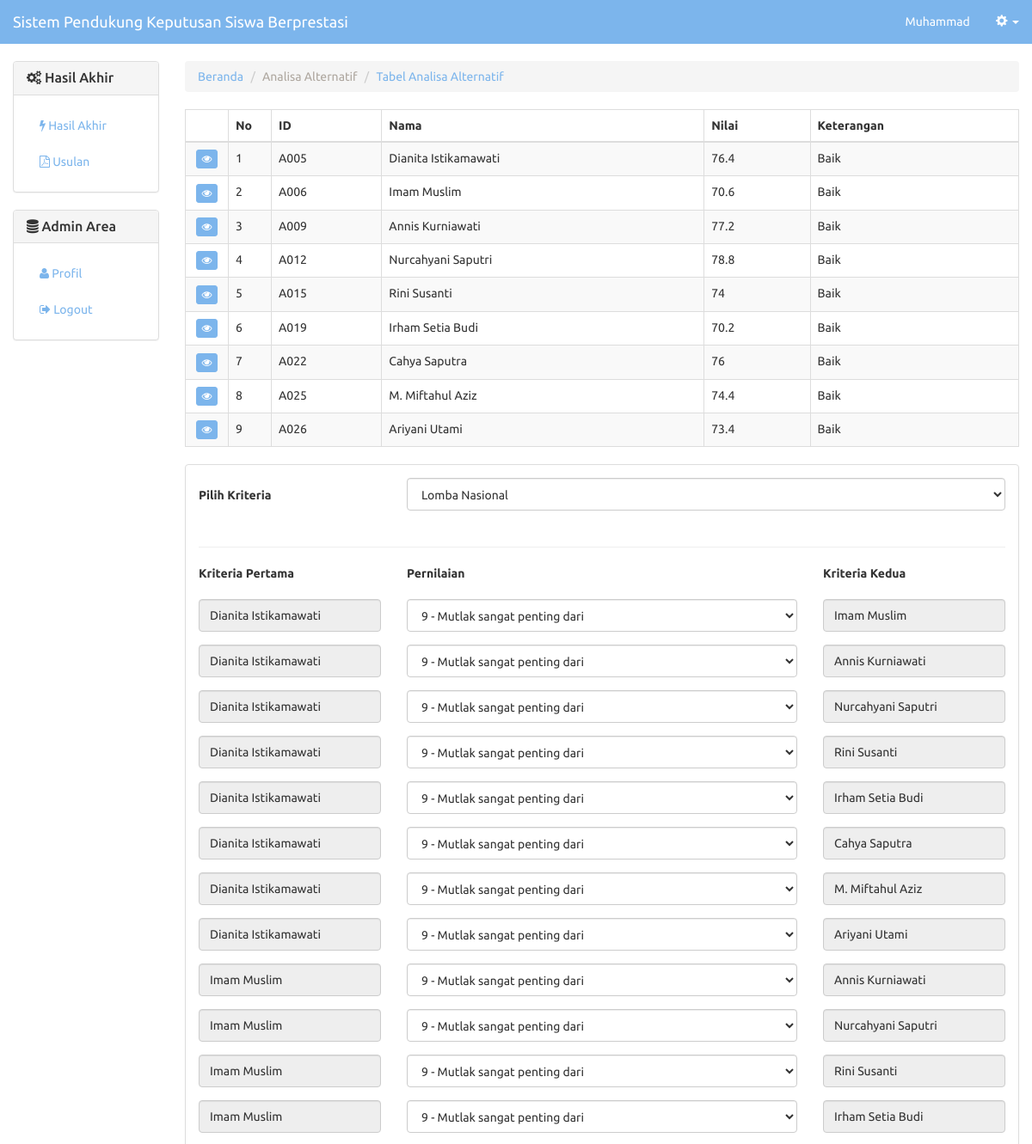
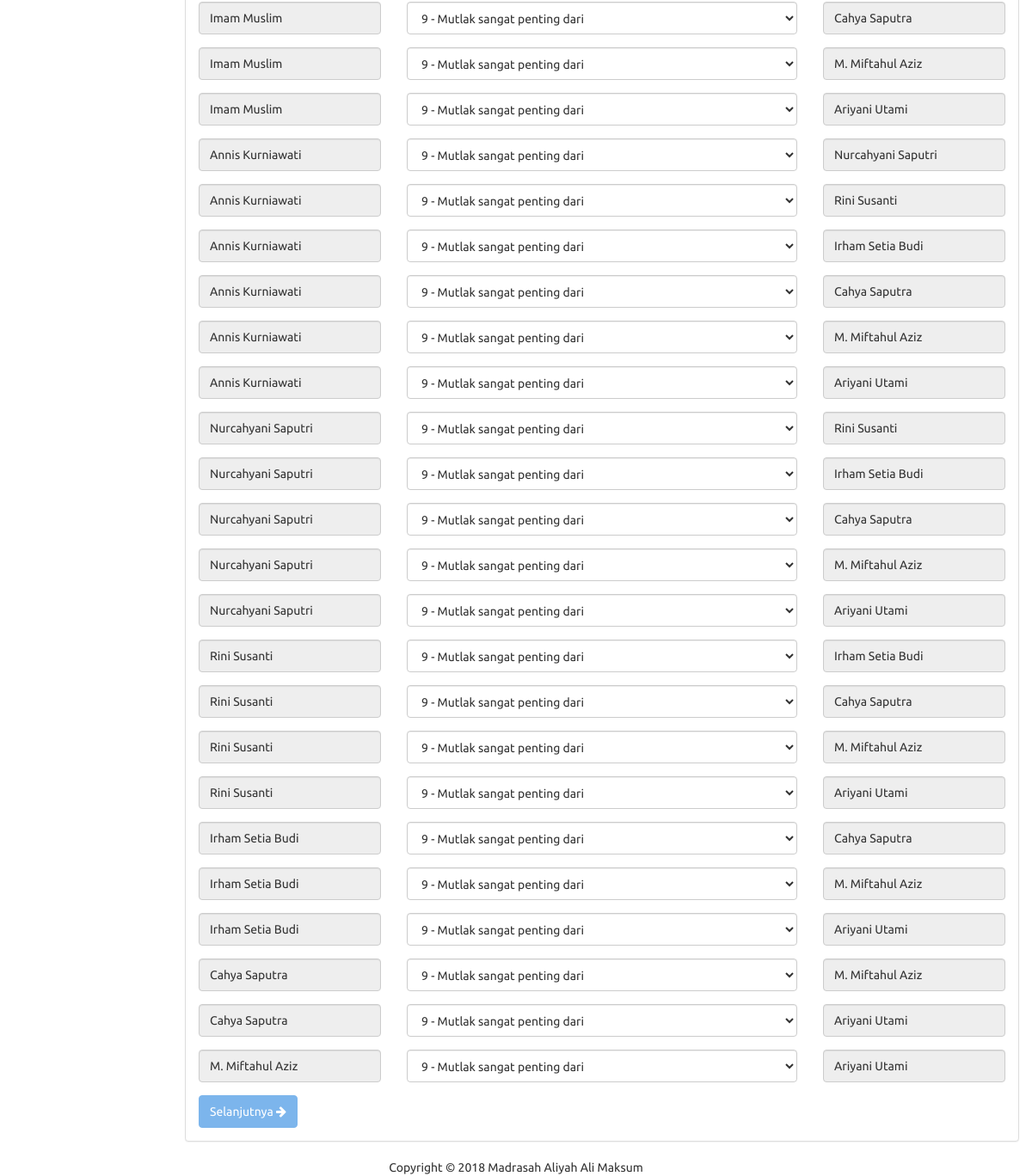
The app's page /analisa-alternatif.php (signed in) with its own data (2 pictures, top to bottom).
### tables this page shows
CREATE TABLE IF NOT EXISTS `nilai_awal` (
  `id_nilai_awal` int(11) NOT NULL AUTO_INCREMENT,
  `id_alternatif` varchar(4) NOT NULL,
  `nilai` varchar(5) NOT NULL,
  `keterangan` enum('B','C','K') NOT NULL,
  `periode` varchar(4) NOT NULL,
  PRIMARY KEY (`id_nilai_awal`,`id_alternatif`),
  KEY `alternatif` (`id_alternatif`)
);

CREATE TABLE IF NOT EXISTS `data_alternatif` (
  `id_alternatif` varchar(4) NOT NULL,
  `id_kelas` int(11) NOT NULL,
  `nis` char(18) NOT NULL,
  `nama` varchar(45) NOT NULL,
  `tempat_lahir` varchar(100) NOT NULL,
  `tanggal_lahir` date NOT NULL,
  `kelamin` enum('pria','wanita') NOT NULL,
  `alamat` varchar(255) NOT NULL,
  `hasil_akhir` double DEFAULT NULL,
  PRIMARY KEY (`id_alternatif`),
  KEY `id_kelas` (`id_kelas`)
);

### includes/alternatif.inc.php (called while the page is built, shortened)
<?php
class Alternatif {
	private $conn;
	private $table_name = "data_alternatif";
	public function __construct($db) {
		$this->conn = $db;
	}
	function readByFilter() {
		$query = "SELECT * FROM {$this->table_name} a JOIN nilai_awal b ON a.id_alternatif=b.id_alternatif WHERE b.keterangan='B'";
		$stmt = $this->conn->prepare( $query );
		$stmt->execute();
		return $stmt;
	}
	function countByFilter() {
		$query = "SELECT * FROM {$this->table_name} a JOIN nilai_awal b ON a.id_alternatif=b.id_alternatif WHERE b.keterangan='B' ";
		$stmt = $this->conn->prepare( $query );
		$stmt->execute();
		return $stmt->rowCount();
	}
	function readSatu($a) {
		$query = "SELECT * FROM {$this->table_name} WHERE id_alternatif='$a' LIMIT 0,1";
		$stmt = $this->conn->prepare( $query );
		$stmt->execute();
		return $stmt;
	}
}

### includes/kriteria.inc.php (called while the page is built, shortened)
<?php
class Kriteria {
	private $conn;
	private $table_name = "data_kriteria";
	public function __construct($db) {
		$this->conn = $db;
	}
	function readAll() {
		$query = "SELECT * FROM {$this->table_name} ORDER BY id_kriteria ASC";
		$stmt = $this->conn->prepare( $query );
		$stmt->execute();
		return $stmt;
	}
}

### includes/skor.inc.php (called while the page is built, shortened)
<?php
class Skor {
	private $conn;
	public function __construct($db) {
		$this->conn = $db;
	}
	function readAlternatif($a) {
		$query = "SELECT * FROM data_alternatif WHERE id_alternatif='$a'";
		$stmt = $this->conn->prepare( $query );
		$stmt->execute();
		return $stmt;
	}
}

### includes/nilai.inc.php (called while the page is built, shortened)
<?php
class Nilai {
	private $conn;
	private $table_name = "nilai";
	public function __construct($db) {
		$this->conn = $db;
	}
	function readAll() {
		$query = "SELECT * FROM {$this->table_name} ORDER BY id_nilai ASC";
		$stmt = $this->conn->prepare( $query );
		$stmt->execute();
		return $stmt;
	}
}

### analisa-alternatif.php (the view, shortened to what this page needs)
<?php
include_once 'header.php';
include_once 'includes/skor.inc.php';
include_once 'includes/alternatif.inc.php';
include_once 'includes/kriteria.inc.php';
include_once 'includes/nilai.inc.php';
$altObj = new Alternatif($db);
$skoObj = new Skor($db);
$kriObj = new Kriteria($db);
$nilObj = new Nilai($db);
$altCount = $altObj->countByFilter();
$no = 1; $r = []; $nid = [];
$alt1 = $altObj->readByFilter();
while ($row = $alt1->fetch(PDO::FETCH_ASSOC)){
	$alt2 = $altObj->readByFilter();
	while ($roww = $alt2->fetch(PDO::FETCH_ASSOC)) {
		$nid[$row['id_alternatif']][] = $roww['id_alternatif'];
	}
	$total = $altCount-$no;
	if ($total>=1) {
		$r[$row['id_alternatif']] = $total;
	}
	$no++;
}
$ni=1;
foreach ($nid as $key => $value) {
	array_splice($nid[$key], 0, $ni++);
}
$ne = count($nid)-1;
array_splice($nid, $ne, 1);
?>
<div class="row">
		  <div class="col-xs-12 col-sm-12 col-md-2">
		  <?php
			include_once 'sidebar.php';
			?>
		  </div>
		  <div class="col-xs-12 col-sm-12 col-md-10">
		  <ol class="breadcrumb">
			<li><a href="index.php">Beranda</a></li>
			<li class="active">Analisa Alternatif</li>
			<li><a href="#" data-toggle="modal" data-target="#myModalalt" data-id-alternatif="tabel-analisa">Tabel Analisa Alternatif</a></li>
		</ol>
		<table width="100%" class="table table-striped table-bordered">
			<thead>
				<tr>
					<th width="50px"></th>
					<th width="50px">No</th>
					<th>ID</th>
					<th>Nama</th>
					<th>Nilai</th>
					<th>Keterangan</th>
				</tr>
			</thead>
			<tbody>
				<?php $no=1; $alt1a = $altObj->readByFilter(); while($row = $alt1a->fetch(PDO::FETCH_ASSOC)): ?>
					<tr>
						<td class="text-center">
							<button type="button" class="btn btn-xs btn-primary" data-toggle="modal" data-target="#modalNilaiDetail" data-id-alternatif="<?=$row["id_alternatif"]?>"><span class="fa fa-eye" aria-hidden="true"></span></button>
						</td>
						<td><?=$no++?></td>
						<td><?=$row["id_alternatif"]?></td>
						<td><?=$row["nama"]?></td>
						<td><?=$row["nilai"]?></td>
						<td><?php
								if ($row['keterangan'] == "B") {
									echo "Baik";
								}elseif($row['keterangan'] == "C"){
									echo "Cukup";
								}else{
									echo "Kurang";
								}
							?></td>
					</tr>
				<?php endwhile; ?>
			</tbody>
		</table>
		<div class="panel panel-default">
			<div class="panel-body">
				<form method="post" action="analisa-alternatif-tabel.php">
					<div class="row">
						<div class="col-xs-12 col-md-3">
							<div class="form-group">
								<p style="padding:10px 0;"><label>Pilih Kriteria</label></p>
							</div>
						</div>
						<div class="col-xs-12 col-md-9">
							<div class="form-group">
								<select class="form-control" id="kriteria" name="kriteria">
								<?php $kri2 = $kriObj->readAll(); while ($row = $kri2->fetch(PDO::FETCH_ASSOC)): ?>
									<option value="<?=$row['id_kriteria']?>"><?=$row['nama_kriteria']?></option>
								<?php endwhile; ?>
								</select>
							</div>
						</div>
					</div>
					<hr>
					<div class="row">
						<div class="col-xs-12 col-md-3">
							<div class="form-group">
								<label>Kriteria Pertama</label>
							</div>
						</div>
						<div class="col-xs-12 col-md-6">
							<div class="form-group">
								<label>Pernilaian</label>
							</div>
						</div>
						<div class="col-xs-12 col-md-3">
							<div class="form-group">
								<label>Kriteria Kedua</label>
							</div>
						</div>
					</div>
					<?php $no=1; foreach ($r as $k => $v): ?>
						<?php $j=0; for ($i=1; $i<=$v; $i++): ?>
							<?php $rows = $altObj->readSatu($k); while ($row = $rows->fetch(PDO::FETCH_ASSOC)): ?>
								<div class="row">
									<div class="col-xs-12 col-md-3">
										<div class="form-group">
											<?php $rows = $skoObj->readAlternatif($k); while ($row = $rows->fetch(PDO::FETCH_ASSOC)): ?>
												<input type="text" class="form-control" value="<?=$row['nama']?>" readonly />
											<?php endwhile; ?>
										</div>
									</div>
									<div class="col-xs-12 col-md-6">
										<div class="form-group">
											<select class="form-control" name="nl<?=$no?>">
											<?php $stmt1 = $nilObj->readAll(); while ($row2 = $stmt1->fetch(PDO::FETCH_ASSOC)): ?>
												<option value="<?=$row2['jum_nilai']?>"><?=$row2['jum_nilai']?> - <?=$row2['ket_nilai']?></option>
											<?php endwhile; ?>
											</select>
										</div>
									</div>
									<div class="col-xs-12 col-md-3">
										<div class="form-group">
										<?php $rows = $skoObj->readAlternatif($nid[$k][$j]); while ($row = $rows->fetch(PDO::FETCH_ASSOC)): ?>
											<input type="text" class="form-control" value="<?=$row['nama']?>" readonly />
										<?php endwhile;?>
										</div>
									</div>
								</div>
							<?php endwhile; $no++; $j++;?>
						<?php endfor; ?>
					<?php endforeach; ?>
					<button type="submit" name="submit" class="btn btn-primary"> Selanjutnya <span class="fa fa-arrow-right"></span></button>
				</form>
			</div>
		</div>
	</div>
</div>
</div>
<?php
include_once 'footer.php';
?>

### header.php (shortened to what this page needs)
<!DOCTYPE html>
<html lang="en">
  <head>
    <link href="css/bootstrap.min.css" rel="stylesheet">
    <link type="text/css" rel="stylesheet" href="css/bootstrap-datepicker.min.css">
    <link href="css/dataTables.bootstrap.min.css" rel="stylesheet">
    <link type="text/css" rel="stylesheet" href="css/dataTables.bootstrap.min.css">
    <link type="text/css" href="css/jquery.toastmessage.css" rel="stylesheet"/>
    <link type="text/css" rel="stylesheet" href="css/sweetalert.css">
	<link rel="stylesheet" href="css/font-awesome.min.css">
  </head>
  <body>
	<nav class="navbar navbar-default navbar-static-top">
	  <div class="container-fluid">
		<div class="navbar-header">
		  <a class="navbar-brand" href="index.php">Sistem Pendukung Keputusan Siswa Berprestasi</a>
		</div>
		<div class="collapse navbar-collapse" id="bs-example-navbar-collapse-1">
		  <ul class="nav navbar-nav navbar-right">
			<li><a href="profil.php"><?php echo $_SESSION['nama_lengkap'] ?></a></li>
			<li class="dropdown">
			  <a href="#" class="dropdown-toggle" data-toggle="dropdown" role="button" aria-haspopup="true" aria-expanded="false"><span class="glyphicon glyphicon-cog"></span> <span class="caret"></span></a>
			</li>
		  </ul>
		</div>
	  </div>
	</nav>
    <div class="container-fluid">

### sidebar.php (shortened to what this page needs)
<ul class="nav">
	<?php if ($_SESSION["role"] == "waka"): ?>
	<div class="panel panel-default">
	  <div class="panel-heading">
	    <h3 class="panel-title"><span class="fa fa-cogs"></span> Hasil Akhir</h3>
	  </div>
	  <div class="panel-body">
	    <ul class="nav nav-pills nav-stacked">
		  <li role="presentation"><a href="hasil-akhir.php"><span class="fa fa-bolt"></span> Hasil Akhir</a></li>
		  <li role="presentation"><a href="rangking.php"><span class="fa fa-file-pdf-o"></span> Usulan</a></li>
		</ul>
	  </div>
	</div>
	<?php endif; ?>
	<div class="panel panel-default">
		<div class="panel-heading">
	    	<h3 class="panel-title"><span class="fa fa-database"></span> Admin Area</h3>
		</div>
		<div class="panel-body">
		    <ul class="nav nav-pills nav-stacked">
			  <li role="presentation"><a href="profil.php"><span class="fa fa-user"></span> Profil</a></li>
			  <li role="presentation"><a href="logout.php"><span class="fa fa-sign-out"></span> Logout</a></li>
			</ul>
		</div>
	</div>
</ul>

### footer.php (shortened to what this page needs)
<footer class="text-center">Copyright &copy; 2018 Madrasah Aliyah Ali Maksum</footer>
  </body>
</html>

### records on screen
nilai_awal: id_alternatif "A005", id_alternatif.nama "Dianita Istikamawati", nilai "76.4", keterangan "Baik"
nilai_awal: id_alternatif "A006", id_alternatif.nama "Imam Muslim", nilai "70.6", keterangan "Baik"
nilai_awal: id_alternatif "A009", id_alternatif.nama "Annis Kurniawati", nilai "77.2", keterangan "Baik"
nilai_awal: id_alternatif "A012", id_alternatif.nama "Nurcahyani Saputri", nilai "78.8", keterangan "Baik"
nilai_awal: id_alternatif "A015", id_alternatif.nama "Rini Susanti", nilai "74", keterangan "Baik"
nilai_awal: id_alternatif "A019", id_alternatif.nama "Irham Setia Budi", nilai "70.2", keterangan "Baik"
nilai_awal: id_alternatif "A022", id_alternatif.nama "Cahya Saputra", nilai "76", keterangan "Baik"
nilai_awal: id_alternatif "A025", id_alternatif.nama "M. Miftahul Aziz", nilai "74.4", keterangan "Baik"
nilai_awal: id_alternatif "A026", id_alternatif.nama "Ariyani Utami", nilai "73.4", keterangan "Baik"
data_alternatif: nama "Dianita Istikamawati"
data_alternatif: nama "Imam Muslim"
data_alternatif: nama "Annis Kurniawati"
data_alternatif: nama "Nurcahyani Saputri"
data_alternatif: nama "Rini Susanti"
data_alternatif: nama "Irham Setia Budi"
data_alternatif: nama "Cahya Saputra"
data_alternatif: nama "M. Miftahul Aziz"
data_alternatif: nama "Ariyani Utami"

### other values on screen
$_SESSION['nama_lengkap'] "Muhammad"
form field kriteria "Lomba Nasional"
form field value "9 - Mutlak sangat penting dari"
